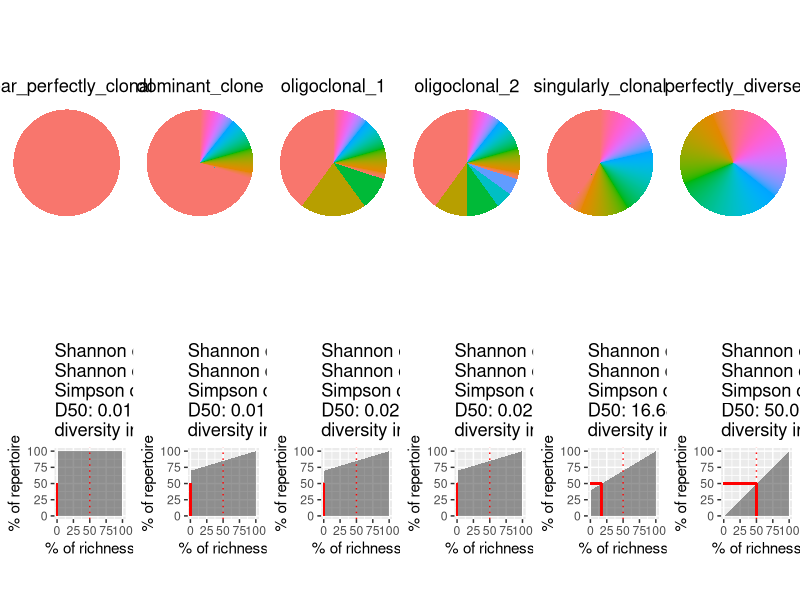

The R source for this figure:
library(ggplot2)
library(cowplot)
library(scales)

# Generate simulated TCRseq data to explore different diversity metrics; 100k total counts, 10k clones

## ggplot customization
ggplotColours <- function(n = 6, h = c(0, 360) + 15){
  if ((diff(h) %% 360) < 1) h[2] <- h[2] - 360/n
  hcl(h = (seq(h[1], h[2], length = n)), c = 100, l = 65)
}

## simulated dataframe
sim_tcr_data <- data.frame(clone = paste("clone_", 1:10000),
                           near_perfectly_clonal = c(99999, rep(1/999, 9999)),
                           dominant_clone = c(70000, rep(30000/9999, 9999)),
                           oligoclonal_1 = c(40000, 20000, 10000, rep(30000/9997, 9997)),
                           oligoclonal_2 = c(40000, 10000, 10000, 5000, 5000, rep(30000/9993, 9995)),
                           singularly_clonal = c(40000, rep(60000/9999, 9999)),
                           perfectly_diverse = rep(10, 10000))

## evenness
sample_names <- names(sim_tcr_data)[2:7]
total_clones <- 10000
total_count <- 100000

cumulative_plot <- list()

for(i in sample_names){
  # clonality
  freq_ <- sim_tcr_data[, i]/100000
  ## Shannon
  p_ <- freq_/sum(freq_)
  p_ <- p_[p_ > 0]
  sh_en_ <- -sum(p_ * log2(p_)) # calculate shannon entropy
  sh_cl_ <- 1 - (sh_en_ / log2(length(freq_))) # calculate shannon clonality
  ## Simpson
  si_cl_ <- sqrt(sum((freq_ / sum(freq_)) ^ 2))
  
  ## cumulative data
  cumulative_sum_clones <- seq(1, 100, length.out = total_clones)
  cumulative_sum_freq <- c()
  r_c_s <- 0 # running cumulative sum
  for(j in 1:nrow(sim_tcr_data)){
    r_c_s <- r_c_s + (sim_tcr_data[j, i] / total_count * 100)
    cumulative_sum_freq <- c(cumulative_sum_freq, r_c_s)
  }
  
  d50 <- match(T, cumulative_sum_freq >= 50)/100
  d_i <- (10000 - sum(cumulative_sum_freq * (cumulative_sum_clones[2] - cumulative_sum_clones[1])))/100
  
  # plot
  plot_df <- data.frame(clone = factor(paste("clone_", 1:10000), levels = paste("clone_", 1:10000)), cumulative_sum_clones, freq_)
  
  cumulative_plot[[i]] <- plot_grid(
    ggplot(plot_df, aes(x = "", y = freq_, fill = clone)) +
      geom_bar(stat = "identity", width = 1) +
      scale_fill_manual(values = c(ggplotColours(6), ggplotColours(9994))) +
      coord_polar("y", start=0) +
      theme_void() +
      ggtitle(paste0(i)) +
      theme(legend.position = "none",
            plot.title = element_text(hjust = 0.5))
    ,
    ggplot(plot_df, aes(cumulative_sum_clones, cumulative_sum_freq)) +
      ggtitle(paste0("Shannon entropy: ", round(sh_en_, 3),
                     "\nShannon clonality: ", round(sh_cl_, 3),
                     "\nSimpson clonality: ", round(si_cl_, 3),
                     "\nD50: ", round(d50, 3),
                     "\ndiversity index: ", round(d_i, 1))) +
      xlab("% of richness") +
      ylab("% of repertoire") +
      geom_area(alpha = 0.5) +
      geom_vline(xintercept = 50, color = "red", linetype = "dotted") +
      geom_segment(x = 0, y = 50, xend = d50, yend = 50, color = "red") +
      geom_segment(x = d50, y = 50, xend = d50, yend = 0, color = "red") +
      theme(aspect.ratio = 1) 
    , nrow = 2
  )
  print(paste(i, round(sh_en_, 3), round(sh_cl_, 3), round(si_cl_, 3), round(d50, 3), round(d_i, 1)))
}

plot_grid(plotlist = cumulative_plot, nrow = 1)

